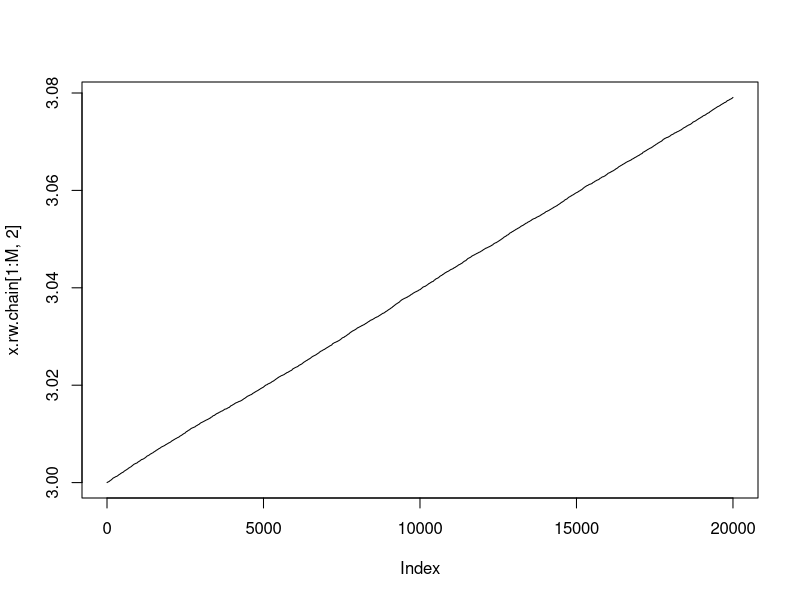

Here is the R script that generated this plot:
## ---- chunk 1
knitr::opts_chunk$set(echo = TRUE)
## ---- chunk 2
### HELPER FUNCTIONS
# log prior for lambda, fill in 
lplambda <- function(lambda){
        lplambda <- dgamma(lambda, shape=2, scale=2, log=TRUE)
        
        return(lplambda)
}

# log prior for pi, fill in 
lppi <- function(pi){
        lppi <- dunif(pi, min=0, max=1, log=TRUE)
        
        return(lppi)
}

# logit function
logit <- function(pi){
        u <- log(pi/(1-pi))
        
        return(u)
}


# inverse logit function
# Change of variable for pi
inv.logit <- function(u){
        pi <- exp(u)/(1+exp(u))
        
        return(pi)
}

# Functions of producing a random walk.
# unif(-1,1) for u (and pi)
r.walk_u <- function(){
        r.walk <- runif(1, min=-1, max=1)
        
        return(r.walk)
}
# normal(0,0.25) for lambda
r.walk_lambda <- function(){
        r.walk <- rnorm(1, mean=0, sd=0.00001)
        
        return(r.walk)
}


# Function of producing candidate
# x is a vector with length 2
h.sim <- function(x, theta){
        if (theta == "u"){
                x <- x + r.walk_u()
        } 
        
        if (theta == "lambda"){
                x <- x + r.walk_lambda()
        }
        
        return(x)
}

h.sim(1, "u")


# returns ll, or log f(y|lambda, pi)
# compute given y and ny from table
# Here, x is u (not pi)
ll <- function(y, ny, x){
  pi = x[1]
  lambda = x[2]
  
  # when y = 0
  y0 <- ny[which(y==0)]*log(pi + (1-pi)*exp(-lambda))
  
  # when y > 0 (y greater then 0)
  ygt0 <- sum(ny[which(y!=0)] * log((1-pi)*dpois(y[which(y!=0)], lambda=lambda)))
  
  # log-Jacobian for pi and u
  #### 교수님 -log(pi*(1-pi))
  log_jacob <- -log(pi*(1-pi))
  
  # log-likelihood
  ll <- y0 + ygt0 + lplambda(lambda) + lppi(pi) + log_jacob
  
  return(ll)
}



# MH ratio
# Hint; since h symmetric, proposal density cancels out of ratio
R <- function(y, ny, x, xt){
        logR <- ll(y,ny,x) - ll(y,ny,xt)
        R <- exp(logR)
        
        return(R)
}
## ---- chunk 3
# set the seed
set.seed(1)
# data fro HW 6
y = 0:6
ny = c(3062, 587, 284, 103, 33, 4, 2)
# Set chain length
M = 20000
# initialize the chain vector (alpha, lambda)
x.rw.chain = matrix(0, M, 2)
colnames(x.rw.chain) = c("pi","lambda")
# Initialize chain with specified initial values
# alpha, lambda
x.rw.chain[1,] = c(0.3, 3)

# u vector
# u.rw.chain = matrix(0, M, 2)
# colnames(u.rw.chain) = c("u","lambda")
# u.rw.chain[1,] = c(logit(0.3), 3)

accept <- rep(0,2)

# now start chain
for(i in 1:(M - 1)) {
        # set the value at current iteration of the chain to variable xt
        xt <- x.rw.chain[i, ]
        
        # Metropolis-within-Gibbs
        # loop for pi and lambda

        # pi        
                # set proposal equal to previous
                x <- xt
                
                # pi
                # change of variable
                u <- logit(x[1])
                
                # Update
                u <- u + r.walk_u()
                
                # Transform back to pi
                x[1] <- inv.logit(u)
                
                # Calculate MH ratio
                r <- min(R(y, ny, x, xt), 1)
                
                #
                keep <- rbinom(1,1,r)
                
                # if keep = 1, then set next iteration equal to then proposal
                if (keep == 1) {
                        x.rw.chain[i + 1, ] <- x
                        
                        # reset xt
                        xt <- x
                        
                        # update number of acceaptance
                        accept[1] <- accept[1] + 1
                } else{
                # otherwise, carry over value from the current iteration
                        x.rw.chain[i + 1, ] <- xt
                }

                
                
        # lambda
                # set proposal equal to previous
                x <- xt
                
                # Update
                random_walk_lambda <- r.walk_lambda()
                
                if (random_walk_lambda <= 0){
                        r <- 0
                } else {
                        x[2] <- x[2] + random_walk_lambda
                        
                        # Calculate MH ratio
                        r <- min(R(y, ny, x, xt), 1)
                }
                        #
                        keep <- rbinom(1,1,r)
                
                        # if keep = 1, then set next iteration equal to then proposal
                        if (keep == 1) {
                                x.rw.chain[i + 1, ] <- x
                        
                                # reset xt
                                xt <- x
                        
                                # update number of acceaptance
                                accept[2] <- accept[2] + 1
                        } else{
                                # otherwise, carry over value from the current iteration
                                x.rw.chain[i + 1, ] <- xt
                        }
                

}
# print posterior means and diagnostic plots.  Comment on convergence

plot(x.rw.chain[1:M,2], type="l")
accept/M
